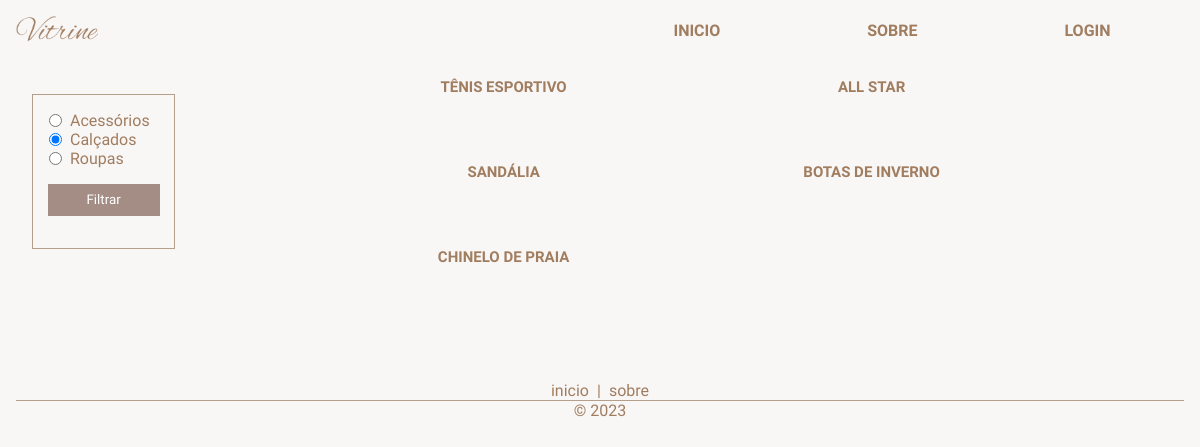
/views/produtos.php?categoria=Calçados, run on the app's committed database.
### tables this page shows
CREATE TABLE categorias (
    id_categoria INT PRIMARY KEY AUTO_INCREMENT,
    nome_categoria VARCHAR(255) NOT NULL,
    img_categoria LONGBLOB
);

CREATE TABLE produtos (
    id_produto INT PRIMARY KEY AUTO_INCREMENT,
    nome_produto VARCHAR(255) NOT NULL,
    preco DECIMAL(6,2) NOT NULL,
    img_produto LONGBLOB,
    id_categoria INT,
    FOREIGN KEY (id_categoria) REFERENCES categorias (id_categoria)
);

### models/categoria.php (called while the page is built, shortened)
<?php
class Categoria
{
    public static function listar()
    {
        $query = "SELECT * FROM categorias ORDER BY nome_categoria ASC";
        $conexao = Conexao::conectar();
        $stmt = $conexao->prepare($query);
        $stmt->execute();
        $lista = $stmt->fetchAll();
        return $lista;
    }
}

### models/produto.php (called while the page is built, shortened)
<?php
class Produto
{
    public static function listarPorCategoria($categoria)
    {
        $query = "SELECT p.*, c.nome_categoria FROM produtos p
        JOIN categorias c ON p.id_categoria = c.id_categoria WHERE c.nome_categoria = :categoria";
        $conexao = Conexao::conectar();
        $stmt = $conexao->prepare($query);
        $stmt->bindValue(':categoria', $categoria);
        $stmt->execute();
        $lista = $stmt->fetchAll();
        return $lista;
    }
}

### views/produtos.php (the view, shortened to what this page needs)
<?php
require_once $_SERVER['DOCUMENT_ROOT'] . '/vitrine/layouts/_cabecalho.php';
require_once $_SERVER['DOCUMENT_ROOT'] . '/vitrine/models/categoria.php';
require_once $_SERVER['DOCUMENT_ROOT'] . '/vitrine/models/produto.php';
try {
    $categorias = Categoria::listar();
    if (isset($_GET['busca'])) {
        $termo = $_GET['busca'];
        $produtos = Produto::listarPorNome($termo);
    } else {
        $termo = $_GET['categoria'];
        $produtos = Produto::listarPorCategoria($termo);
    }
} catch (PDOException $e) {
    echo $e->getMessage();
}
?>
<section class="filtros-produtos">
    <section id="filtros">
        <form action="<?= $_SERVER['PHP_SELF'] ?>" method="get">
            <?php foreach ($categorias as $c) : ?>
                <div class="radios">
                    <input type="radio" name="categoria" id="categoria<?= $c['id_categoria'] ?>" value="<?= $c['nome_categoria'] ?>" <?= $termo == $c['nome_categoria'] ? 'checked' : '' ?>>
                    <label for="categoria<?= $c['id_categoria'] ?>"><?= $c['nome_categoria'] ?></label>
                </div>
            <?php endforeach; ?>
            <div class="campo-form">
                <input type="submit" value="Filtrar" class="btn self-center">
            </div>
        </form>
    </section>
    <section class="grade grade-produtos" id="produtos">
        <?php foreach ($produtos as $p) : ?>
            <div>
                <h2 class="titulo-cat"><?= $p['nome_produto'] ?></h2>
            </div>
        <?php endforeach; ?>
    </section>
</section>
<?php
require_once $_SERVER['DOCUMENT_ROOT'] . '/vitrine/layouts/_rodape.php';
?>

### css/style.css (style rules this page uses)
* { margin: 0; padding: 0; box-sizing: border-box; background-color: #f8f7f6; font-family: 'GFS Didot', serif; color: #a17d60; }
input { border: 1px solid #b59f8a; padding: 0.5rem; width: 100%; }
form { padding: 1rem; border: 1px solid #b59f8a; }
.btn { border: none; background-color: rgba(82, 37, 20, 0.5); width: 7rem; height: 2rem; padding: 0.5rem; color: white; cursor: pointer; padding: 0.5rem; }
.titulo-cat { text-transform: uppercase; font-size: 15px; }
.self-center { align-self: center; }
.grade, .grade-painel { display: grid; grid-template-columns: 20rem 20rem 20rem; justify-content: center; text-align: center; gap: 3rem; margin: 0 5rem; }
.grade-produtos { grid-template-columns: repeat(4, 20rem); }
.campo-form { margin: 1rem; display: flex; flex-direction: column; }
.radios { display: flex; }
.radios input[type=radio] { width: revert; margin-right: 0.5rem; }
.filtros-produtos { display: grid; grid-template-columns: 15% auto auto auto; grid-template-areas: 'filtros produtos produtos produtos'; }
#filtros { grid-area: filtros; padding: 1rem; }
#produtos { grid-area: produtos; }
@media only screen and (max-width: 1200px) { .grade { grid-template-columns: 20rem 20rem; } }

### data on the page
categorias: nome_categoria "☐ Acessórios", nome_categoria "Acessórios"
categorias: nome_categoria "☑ Calçados", nome_categoria "Calçados"
categorias: nome_categoria "☐ Roupas", nome_categoria "Roupas"
produtos: nome_produto "TÊNIS ESPORTIVO"
produtos: nome_produto "ALL STAR"
produtos: nome_produto "SANDÁLIA"
produtos: nome_produto "BOTAS DE INVERNO"
produtos: nome_produto "CHINELO DE PRAIA"
